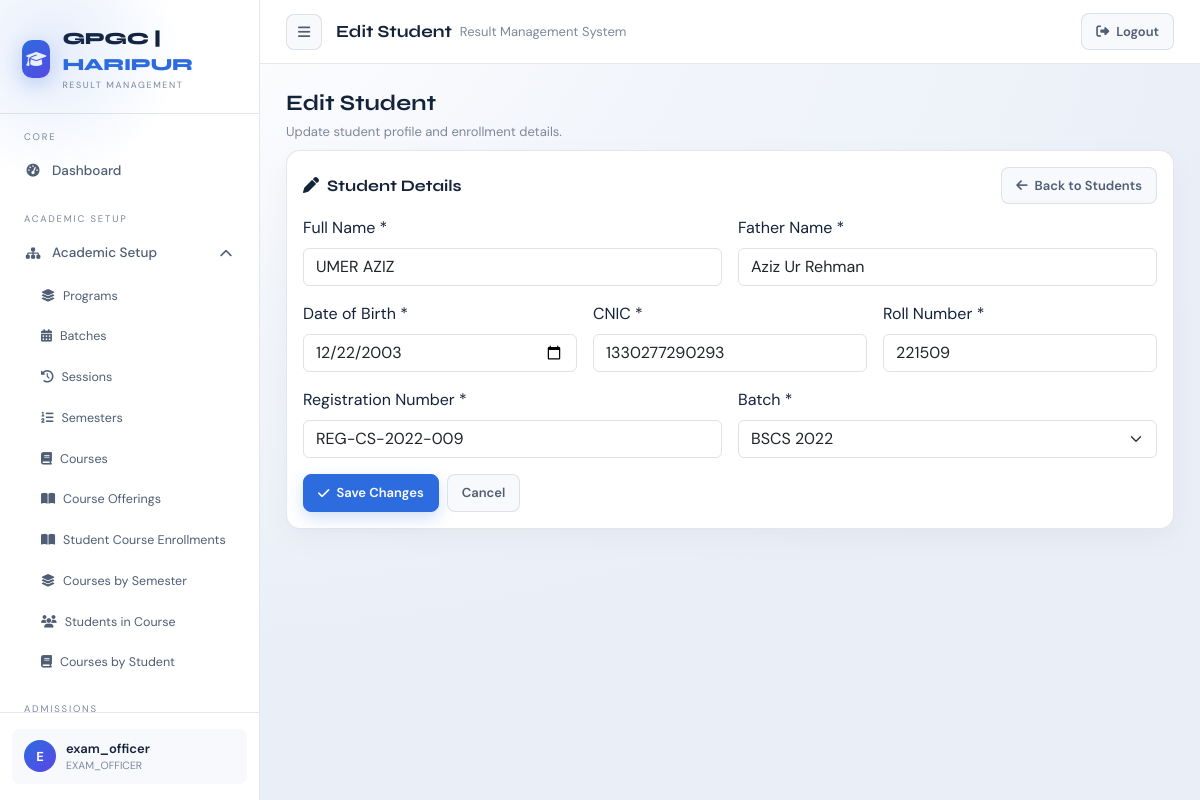
The page /admission/edit_student/1/ (signed in) on the database its author committed.
### accounts/models.py (models this page shows, shortened)
class User(AbstractUser):
    department = models.ForeignKey(
        "academics.Department",
        on_delete=models.SET_NULL,
        null=True,
        blank=True,
        related_name="users"
    )
    is_locked = models.BooleanField(default=False)
    def in_group(self, name):
        return self.groups.filter(name=name).exists()
    def is_exam_officer(self):
        return self.in_group("EXAM_OFFICER")
    def is_dept_controller(self):
        return self.in_group("DEPT_CONTROLLER") or self.in_group("INTERNAL_EXAM_CONTROLLER")
    def is_student(self):
        return self.in_group("STUDENT")
    def is_department_scoped(self):
        return self.is_dept_controller()

### admission/models.py (models this page shows, shortened)
class Student(models.Model):
    user = models.OneToOneField(
        User,
        on_delete=models.CASCADE,
        related_name="student_profile"
    )
    full_name = models.CharField(max_length=255)
    father_name = models.CharField(max_length=255)
    date_of_birth = models.DateField()
    cnic = models.CharField(max_length=20, unique=True)
    roll_no = models.CharField(max_length=20, unique=True)
    registration_no = models.CharField(max_length=50)
    batch = models.ForeignKey(
        "academics.Batch",
        on_delete=models.CASCADE,
        related_name="students"
    )
    is_active = models.BooleanField(default=True)

### admission/views.py (the view)
# urls.py: path("edit_student/<int:pk>/", views.edit_student, name="edit_student"),
@login_required(login_url="accounts:login_page")
@never_cache
def edit_student(request, pk):
    if not can(request.user, "STUDENTS", "update"):
        return redirect("admission:students")
    student = Student.objects.get(pk=pk)
    if request.method == "POST":
        form = StudentForm(request.POST, instance=student)
        if request.user.is_department_scoped() and request.user.department_id:
            form.fields["batch"].queryset = Batch.objects.filter(department_id=request.user.department_id)
        if form.is_valid():
            form.save()
            return redirect("admission:students")
    else:
        form = StudentForm(instance=student)
        if request.user.is_department_scoped() and request.user.department_id:
            form.fields["batch"].queryset = Batch.objects.filter(department_id=request.user.department_id)
    return render(request, "admission/edit_student.html", {"form": form, "student": student})

### academics/models.py (called while the page is built)
    def __str__(self):
        return f"{self.program} {self.start_date.year}"

### accounts/permissions.py (called while the page is built)
def perm_codename(module, action):
    mapping = MODULE_PERMS.get(module)
    if not mapping:
        return None
    app_label, model = mapping
    action_code = ACTION_TO_CODENAME.get(action)
    if not action_code:
        return None
    return app_label, f"{action_code}_{model}"

def can(user, module, action):
    code = perm_codename(module, action)
    if not code:
        return False
    app_label, codename = code
    return user.has_perm(f"{app_label}.{codename}")

### accounts/templatetags/permissions_tags.py (called while the page is built)
@register.simple_tag
def can(user, module, action):
    return can_check(user, module, action)

### templates/admission/edit_student.html (shortened to what this page needs)
{% extends "dashboard/layout.html" %}
{% block topbar_display %}Edit Student{% endblock %}
{% block dashboard_content %}
<div class="rms-page-head">
    <h2>Edit Student</h2>
    <p>Update student profile and enrollment details.</p>
</div>
<div class="rms-card" style="max-width: 980px;">
    <div class="section-head">
        <h3><i class="fas fa-pen me-2"></i>Student Details</h3>
        <a class="btn btn-ghost btn-sm" href="{% url 'admission:students' %}">
            <i class="fas fa-arrow-left"></i> Back to Students
        </a>
    </div>
    <form method="post" class="row g-3">
        <div class="col-md-6">
            <label class="form-label" for="{{ form.full_name.id_for_label }}">{{ form.full_name.label }} *</label>
            {{ form.full_name }}
        </div>
        <div class="col-md-6">
            <label class="form-label" for="{{ form.father_name.id_for_label }}">{{ form.father_name.label }} *</label>
            {{ form.father_name }}
        </div>
        <div class="col-md-4">
            <label class="form-label" for="{{ form.date_of_birth.id_for_label }}">{{ form.date_of_birth.label }} *</label>
            {{ form.date_of_birth }}
        </div>
        <div class="col-md-4">
            <label class="form-label" for="{{ form.cnic.id_for_label }}">{{ form.cnic.label }} *</label>
            {{ form.cnic }}
        </div>
        <div class="col-md-4">
            <label class="form-label" for="{{ form.roll_no.id_for_label }}">{{ form.roll_no.label }} *</label>
            {{ form.roll_no }}
        </div>
        <div class="col-md-6">
            <label class="form-label" for="{{ form.registration_no.id_for_label }}">{{ form.registration_no.label }} *</label>
            {{ form.registration_no }}
        </div>
        <div class="col-md-6">
            <label class="form-label" for="{{ form.batch.id_for_label }}">{{ form.batch.label }} *</label>
            {{ form.batch }}
        </div>
        <div class="col-12 d-flex gap-2">
            <button type="submit" class="btn btn-primary">
                <i class="fas fa-check"></i> Save Changes
            </button>
            <a class="btn btn-ghost" href="{% url 'admission:students' %}">Cancel</a>
        </div>
    </form>
</div>
{% endblock %}

### templates/dashboard/layout.html (shortened to what this page needs)
{% extends "base.html" %}
{% load permissions_tags %}
{% block content %}
{% with path=request.path %}
<div class="app-shell" id="appShell">
    <aside class="sidebar">
        <div class="logo-area">
            <div class="logo-icon"><i class="fas fa-graduation-cap"></i></div>
            <div>
                <div class="logo-text">GPGC | <span>HARIPUR</span></div>
                <div class="logo-sub">Result Management</div>
            </div>
        </div>
        <div class="sidebar-nav">
        <div class="nav-section">
            <div class="nav-label">Core</div>
            <a class="nav-item{% if '/accounts/dashboard/' in path %} active{% endif %}"
                href="{% url 'accounts:dashboard' %}">
                <i class="fas fa-gauge-high"></i> Dashboard
            </a>
        </div>
        {% can request.user "BATCHES" "read" as can_batches %}
        {% can request.user "SESSIONS" "read" as can_sessions %}
        {% can request.user "SEMESTERS" "read" as can_semesters %}
        {% can request.user "COURSES" "read" as can_courses %}
        {% can request.user "COURSE_OFFERINGS" "read" as can_offerings %}
        {% can request.user "ENROLLMENTS" "read" as can_enrollments %}
        {% if can_batches or can_sessions or can_semesters or can_courses or can_offerings or can_enrollments %}
        <div class="nav-section">
            <div class="nav-label">Academic Setup</div>
            <div class="nav-group open">
                <div class="nav-item nav-toggle" data-toggle="academic-setup-menu">
                    <span style="display:flex;align-items:center;gap:10px;">
                        <i class="fas fa-sitemap"></i> Academic Setup
                    </span>
                    <i class="fas fa-chevron-down nav-caret"></i>
                </div>
                <div class="nav-submenu" id="academic-setup-menu">
                    {% if request.user.is_exam_officer %}
                    <a class="nav-subitem{% if '/academics/departments/' in path %} active{% endif %}"
                        href="{% url 'academics:departments' %}">
                        <i class="fas fa-layer-group"></i> Programs
                    </a>
                    {% endif %}
                    <a class="nav-subitem{% if '/academics/batches/' in path %} active{% endif %}"
                        href="{% url 'academics:batches' %}">
                        <i class="fas fa-calendar-days"></i> Batches
                    </a>
                    <a class="nav-subitem{% if '/academics/sessions/' in path %} active{% endif %}"
                        href="{% url 'academics:sessions' %}">
                        <i class="fas fa-clock-rotate-left"></i> Sessions
                    </a>
                    <a class="nav-subitem{% if '/academics/semesters/' in path %} active{% endif %}"
                        href="{% url 'academics:semesters' %}">
                        <i class="fas fa-list-ol"></i> Semesters
                    </a>
                    <a class="nav-subitem{% if '/courses/courses/' in path %} active{% endif %}"
                        href="{% url 'courses:courses' %}">
                        <i class="fas fa-book"></i> Courses
                    </a>
                    <a class="nav-subitem{% if '/courses/offerings/' in path %} active{% endif %}"
                        href="{% url 'courses:course_offerings' %}">
                        <i class="fas fa-book-open"></i> Course Offerings
                    </a>
                    <a class="nav-subitem{% if '/enrollments/enrollments/' in path %} active{% endif %}"
                        href="{% url 'enrollments:enrollments' %}">
                        <i class="fas fa-book-open"></i> Student Course Enrollments
                    </a>
                    <a class="nav-subitem{% if '/enrollments/semester-courses/' in path %} active{% endif %}"
                        href="{% url 'enrollments:semester_courses' %}">
                        <i class="fas fa-layer-group"></i> Courses by Semester
                    </a>
                    <a class="nav-subitem{% if '/enrollments/course-students/' in path %} active{% endif %}"
                        href="{% url 'enrollments:course_students' %}">
                        <i class="fas fa-users"></i> Students in Course
                    </a>
                    <a class="nav-subitem{% if '/enrollments/student-courses/' in path %} active{% endif %}"
                        href="{% url 'enrollments:student_courses' %}">
                        <i class="fas fa-book"></i> Courses by Student
                    </a>
                </div>
            </div>
        </div>
        {% endif %}
        {% can request.user "STUDENTS" "read" as can_students %}
        {% if can_students %}
        <div class="nav-section">
            <div class="nav-label">Admissions</div>
        </div>
        {% endif %}
        {% can request.user "EXAMS" "read" as can_exams %}
        {% can request.user "RESULTS" "read" as can_results %}
        </div>
        <div class="sidebar-footer">
            <div class="user-card">
                <div class="user-avatar">{{ request.user.username|first|upper }}</div>
                <div style="flex:1;overflow:hidden;">
                    <div class="user-name">{{ request.user.username }}</div>
                    <div class="user-role">
                        {% for g in request.user.groups.all %}
                        {{ g.name }}{% if not forloop.last %}, {% endif %}
                        {% empty %}
                        —
                        {% endfor %}
                    </div>
                </div>
            </div>
        </div>
    </aside>
    <div class="main">
        <div class="topbar">
            <button class="top-btn" type="button" id="sidebarToggle" aria-label="Toggle sidebar">
                <i class="fas fa-bars"></i>
            </button>
            <div class="topbar-title">
                {% block topbar_display %}{% endblock %}
                <span>Result Management System</span>
            </div>
            <div class="topbar-actions">
                <a class="btn btn-ghost" href="{% url 'accounts:logout' %}">
                    <i class="fas fa-right-from-bracket"></i> Logout
                </a>
            </div>
        </div>
        <div class="content">
            {% block dashboard_content %}{% endblock %}
        </div>
    </div>
</div>
{% endwith %}
{% endblock %}

### rows shown on the page
User: user.username|first "E", user.username "exam_officer"
Student: full_name "UMER AZIZ", father_name "Aziz Ur Rehman", date_of_birth "12/22/2003", cnic "1330277290293", roll_no "221509", registration_no "REG-CS-2022-009", batch "BSCS 2022"

### other values the page prints
{{ g.name }} "EXAM_OFFICER"
